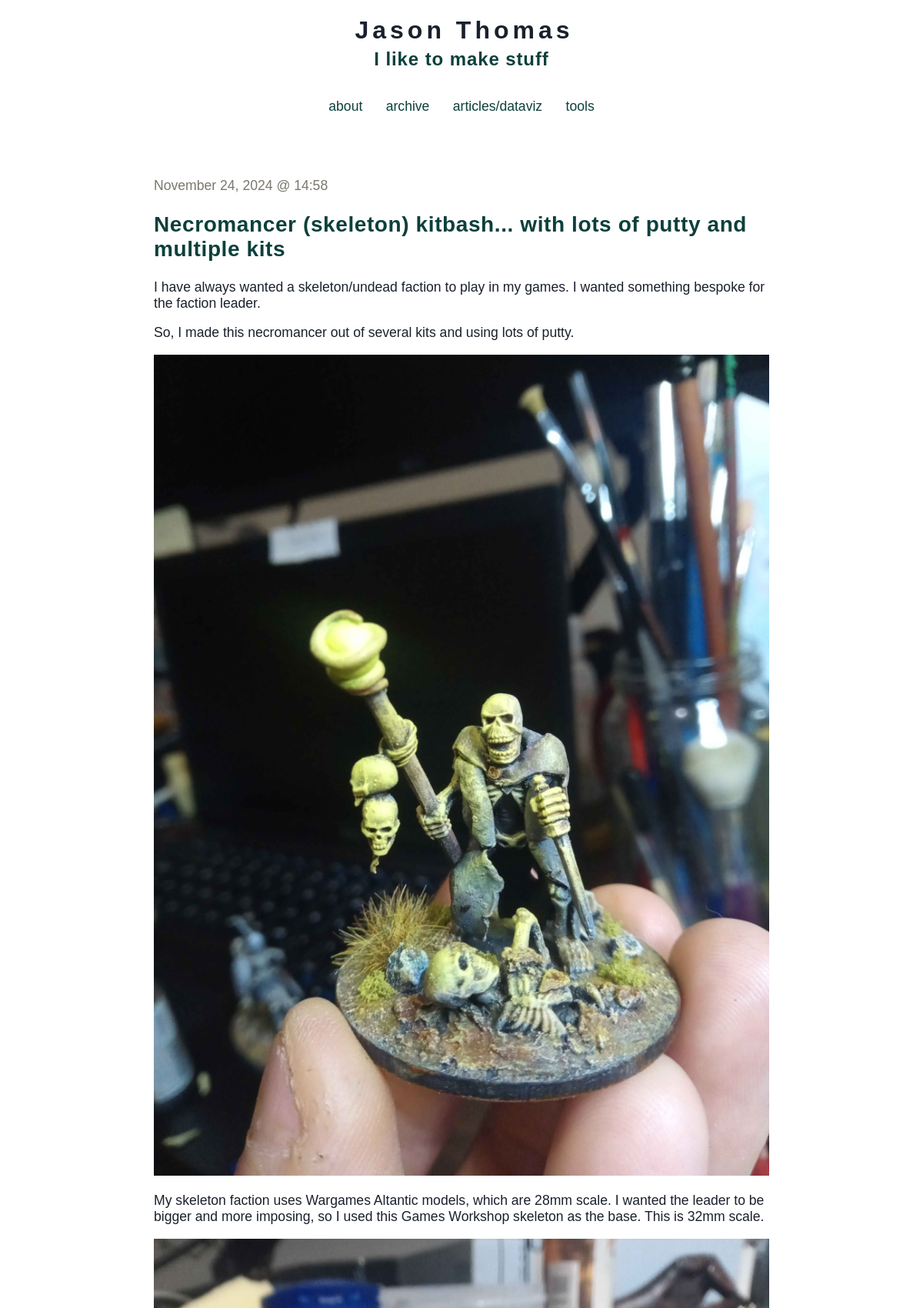
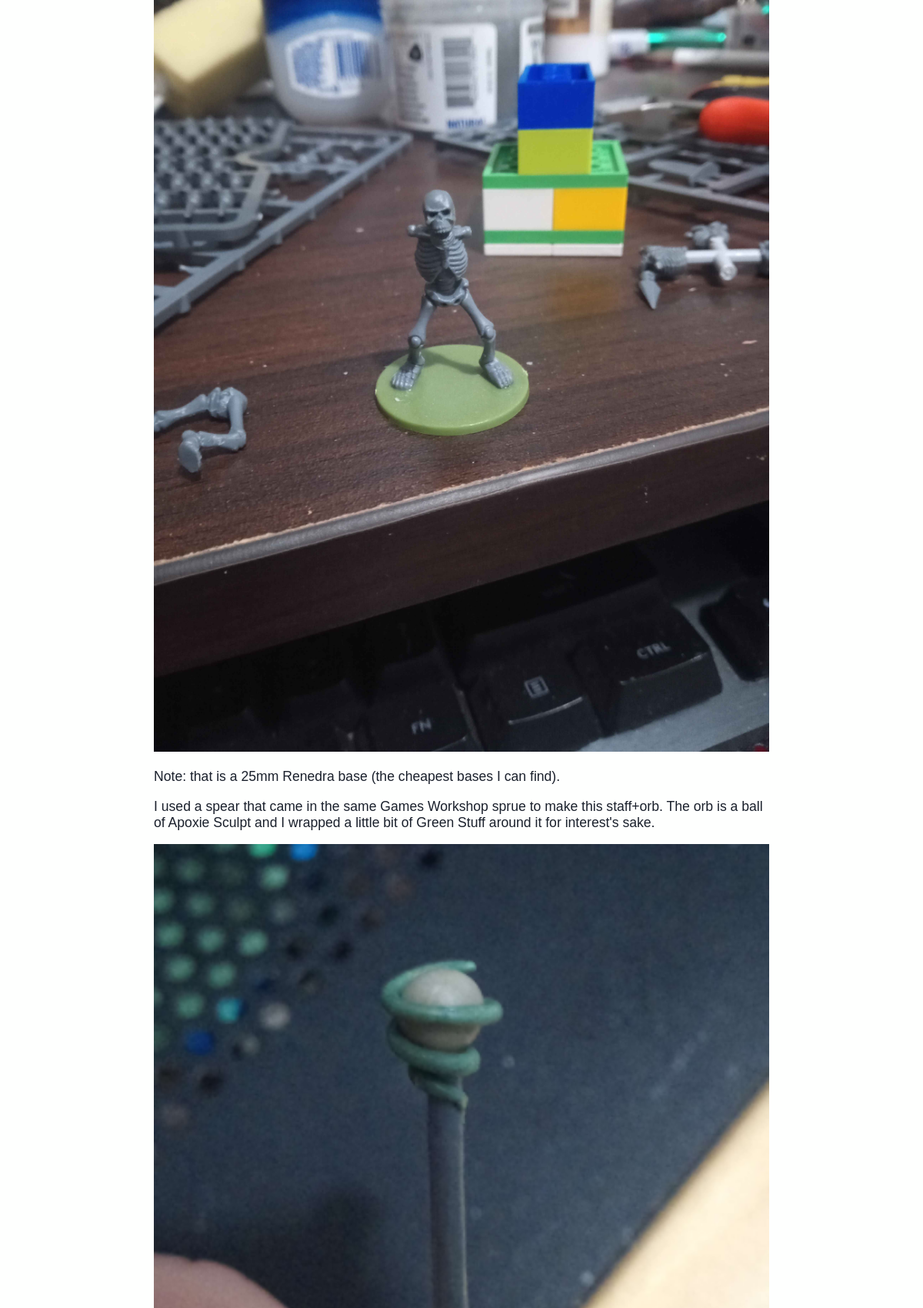
/post?postNum=30 (upper part), run on the app's committed database (2 pictures, top to bottom).
### tables this page shows
CREATE TABLE entries (
  id integer primary key autoincrement,
  entryDate date not null,
  title text not null,
  text text not null
);

### app.py (the view)
@app.route('/post', methods=['GET','POST'])
def show_post():
    qString = request.args.get('postNum')
    global postNum
    if qString != None:
        postNum = int(qString)
    session.pop('logged_in', None)
    entries = get_sql_records("entries")
    return render_template('show_current.html', entries=entries, postNum=postNum)

### app.py (called while the page is built)
def connect_db():
    return sqlite3.connect(app.config['DATABASE'])

def get_sql_records(table):
    if table == "articles":
        cursor = g.db.execute('select title, publishDate, link, text, interactive from articles order by id asc')
        articles = [dict(title=row[0], date=row[1], link=row[2], text=row[3], interactive=row[4]) for row in cursor.fetchall()]
        return articles
    elif table == "entries":
        cursor = g.db.execute('select title, entryDate, text from entries order by id asc')
        entries = [dict(title=row[0], date=row[1], text=row[2]) for row in cursor.fetchall()]
        return entries
    else:
        raise sqlite3.DatabaseError

@app.before_request
def before_request():
    g.db = connect_db()

@app.teardown_request
def teardown_request(exception):
    db = getattr(g, 'db', None)
    if db is not None:
        db.close()

@app.after_request
def after_request(response):
    response.headers.set('X-Content-Type-Options', 'nosniff')
    response.headers.set('X-Frame-Options', 'SAMEORIGIN')
    response.headers.set('X-XSS-Protection', '1; mode=block')
    response.headers.set('Strict-Transport-Security', 'max-age=63072000')
    return response

### templates/show_current.html
{% extends "layout.html" %}
{% block body %}
  {% if entries|length > 0 %}
    <p class=dateText>{{ entries[postNum].date|safe }}</p><h2>{{ entries[postNum].title }}</h2>{{ entries[postNum].text|safe }}
  {% else %}
    <em>Why not say something?</em>
  {% endif %}
{% endblock %}

### static/style.css (style rules this page uses)
a,h2,h3 { color: #0C403C; }
h1,h2,h3,h4 { letter-spacing: 0.6px; }
img { width: 100%; height: auto; }
.dateText { margin-bottom:0px; color: #7B776D; }
h2 { font-size: 3.5vh; }
p, a, code, li { font-size: 2.2vh; }

### data on the page
entries: entryDate "November 24, 2024 @ 14:58", title "Necromancer (skeleton) kitbash... with lots of putty and multiple kits", text "I have always wanted a skeleton/undead faction to play in my games. I wanted something bespoke for the faction leader. So, I made this necromancer out of several kits and using lots of putty. My skeleton faction uses Wargames Altantic models, which are 28mm scale. I wanted the leader to be bigger and more imposing, so I used this Games Workshop skeleton as the base. This is 32mm scale. Note: that is a 25mm Renedra base (the cheapest bases I can find). I used a spear that came in the same Games Workshop sprue to make this staff+orb. The orb is a ball of Apoxie Sculpt and I wrapped a little bit of Green Stuff around it for interest's sake.", text (picture)
